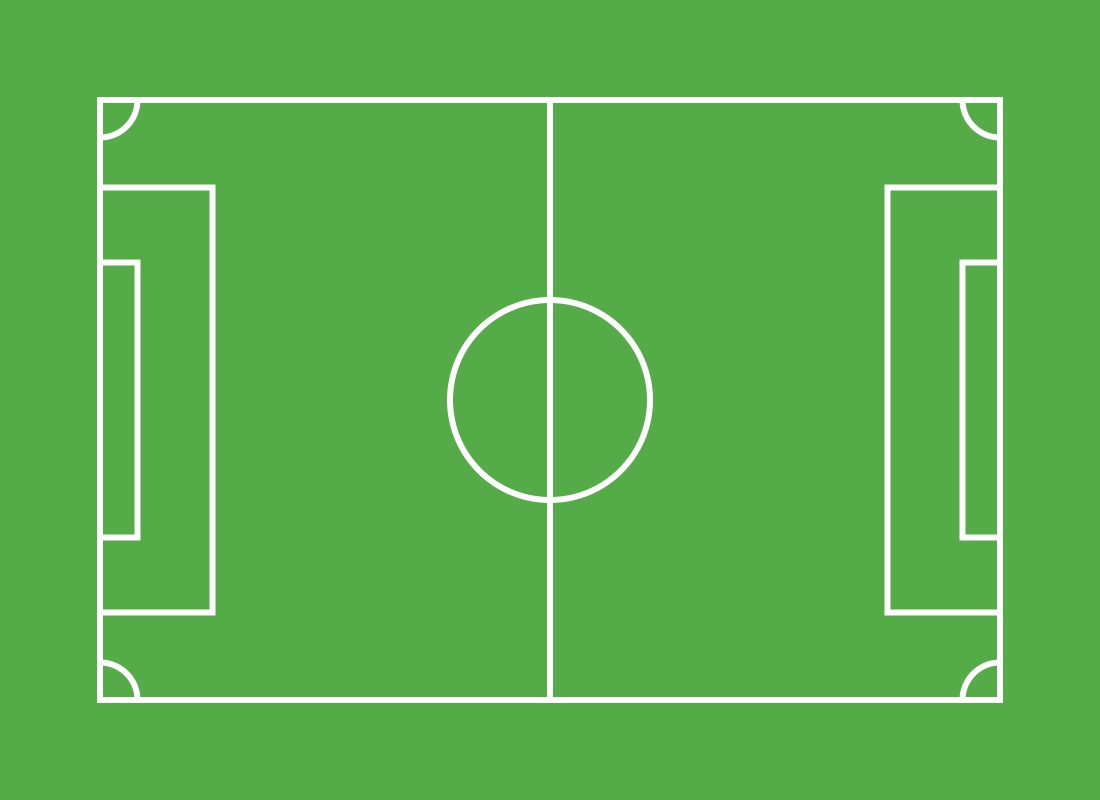
#> input picture reg/map_lapangan_gawangless.jpg, 1100 x 800 px
$ python draw.py   (older library calls are emulated)
#> lines starting #> are read from the running program, lines starting #| are printed output that depends on the picture; after the words box and inside, x2 and y2 are one past the last pixel; in counts of white or black regions, pixels touching at a corner belong together
import cv2
import numpy as np

bgr_map = cv2.imread("map_lapangan_gawangless.jpg")
#> bgr_map is the input picture: shape (800, 1100, 3); mean B, G, R 79.9, 174.5, 92.4
gray_map = cv2.cvtColor(bgr_map,cv2.COLOR_BGR2GRAY)
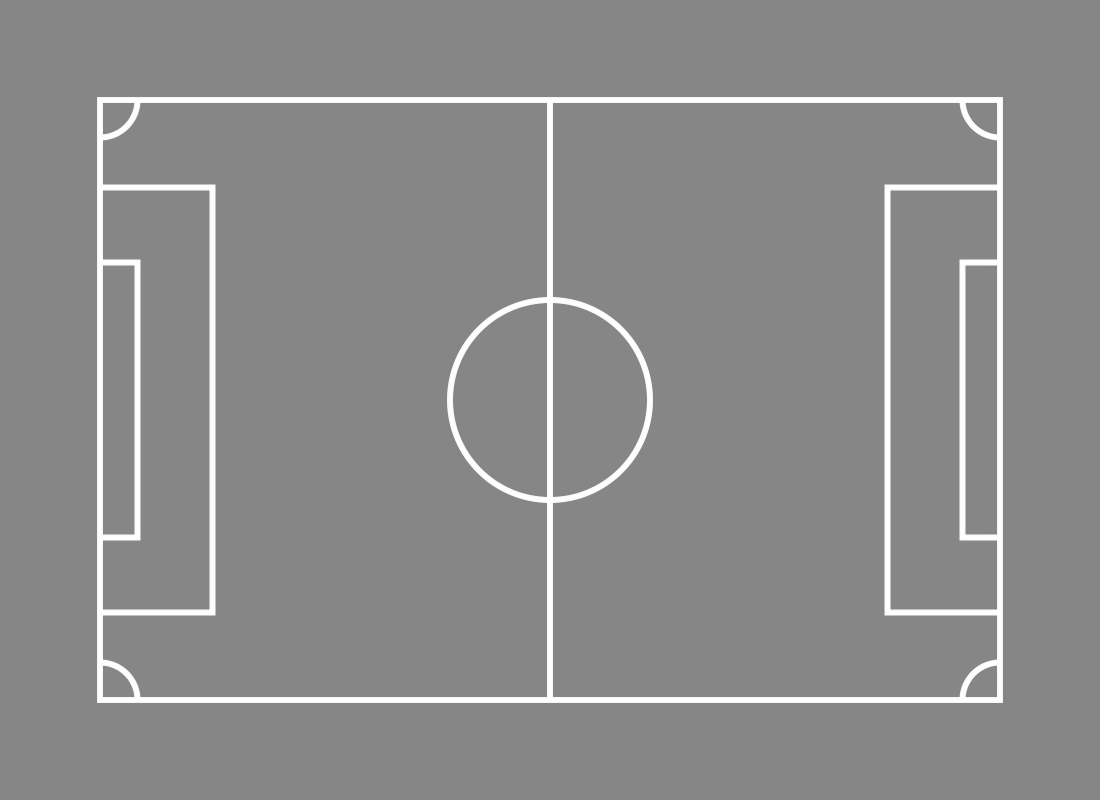
#> gray_map: shape (800, 1100); min 133, max 255, mean 139.1
ret, bin_map = cv2.threshold(gray_map, 200, 255, cv2.THRESH_BINARY)
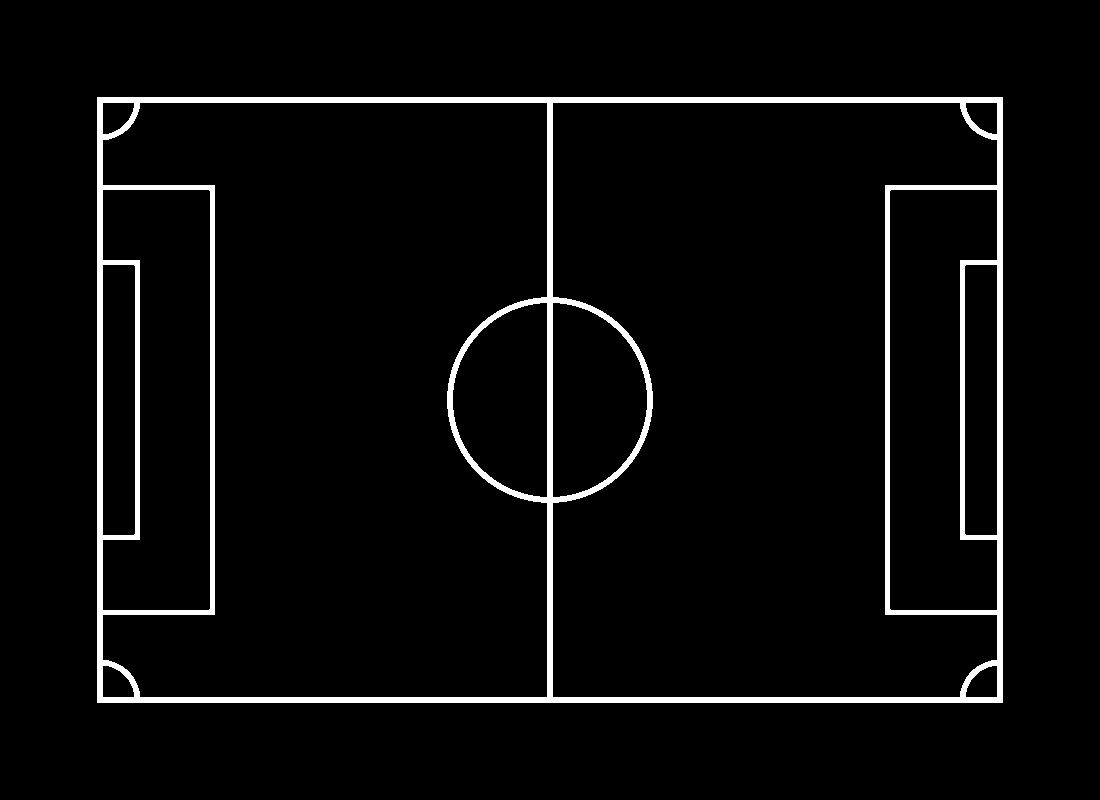
#> bin_map: shape (800, 1100); 4.1% white; 1 white region, box (x1, y1, x2, y2) and area: (97, 97, 1003, 703) 36334

kernel = np.ones((2,2), np.uint8)
# bin_map = cv2.dilate(bin_map, kernel, iterations=5)
bin_map = (255-bin_map)

dist = cv2.distanceTransform(bin_map, distanceType=cv2.DIST_L2, maskSize=3, dstType=cv2.CV_8U)
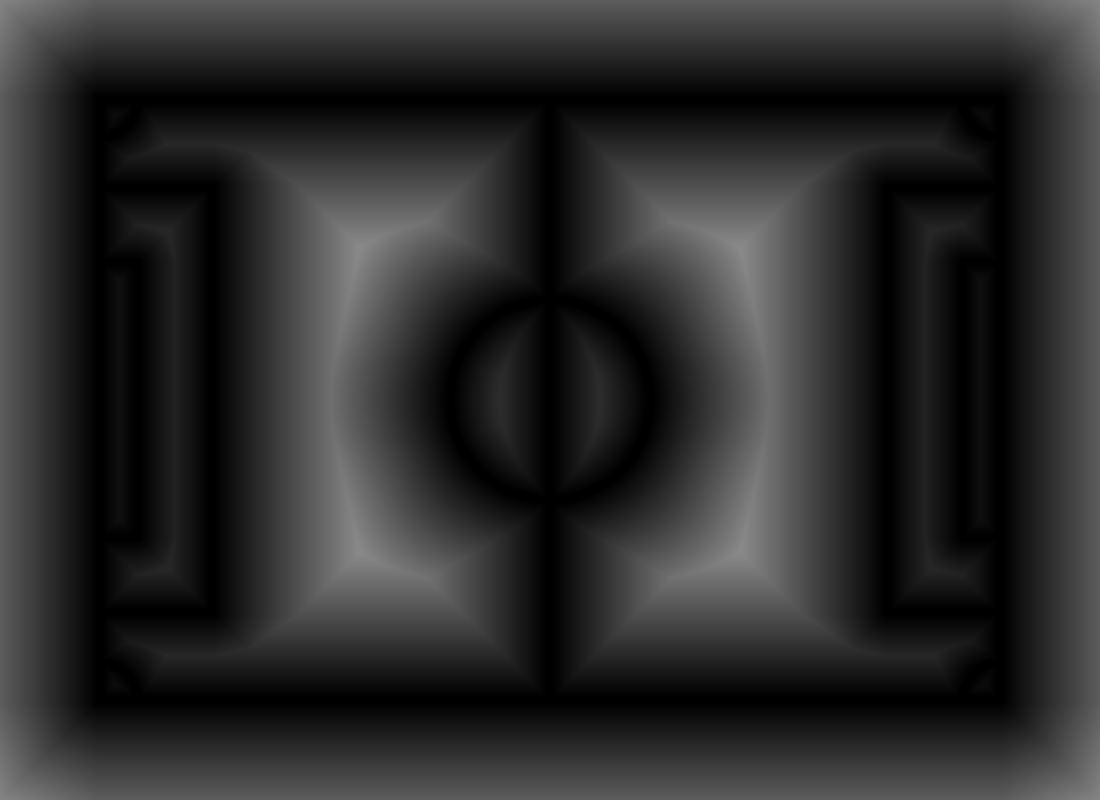
#> dist: shape (800, 1100) float32; min 0, max 138.5, mean 44.1
dist2 = cv2.normalize(dist, None, alpha=0, beta=255, norm_type=cv2.NORM_MINMAX, dtype=cv2.CV_8U)
##print(dist2.shape)
dist2 = 255-dist2
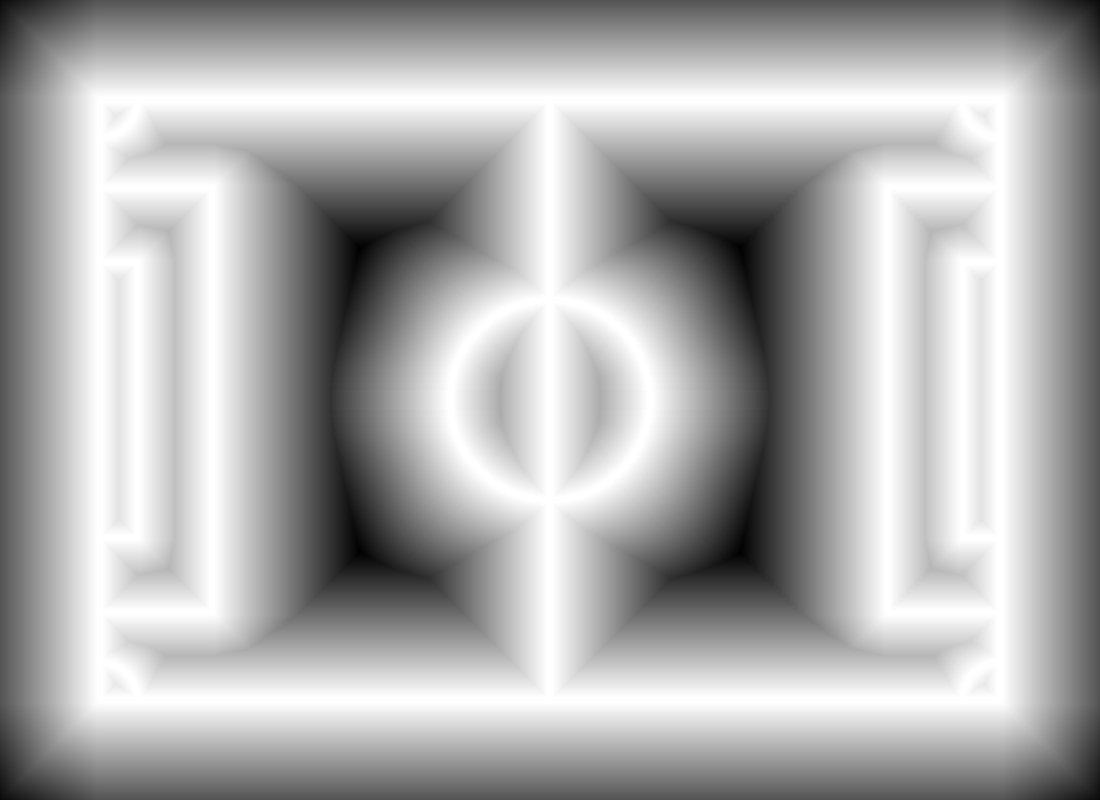
#> dist2: shape (800, 1100); min 0, max 255, mean 173.8
data_bin = dist2.flatten()
print(data_bin.dtype)
#| uint8
data_bin_dob = data_bin.astype(np.double)
print(data_bin_dob.dtype)
#| float64

file=open("error_gawangless.bin","wb")
array=bytearray(data_bin_dob)
file.write(array)
file.close()

# [9 lines of commented-out code are left out]

cv2.imshow('BGR MAP', bgr_map)
cv2.imshow('Gray MAP', gray_map)
cv2.imshow('BIN MAP', bin_map)
cv2.imshow('dist MAP', dist)
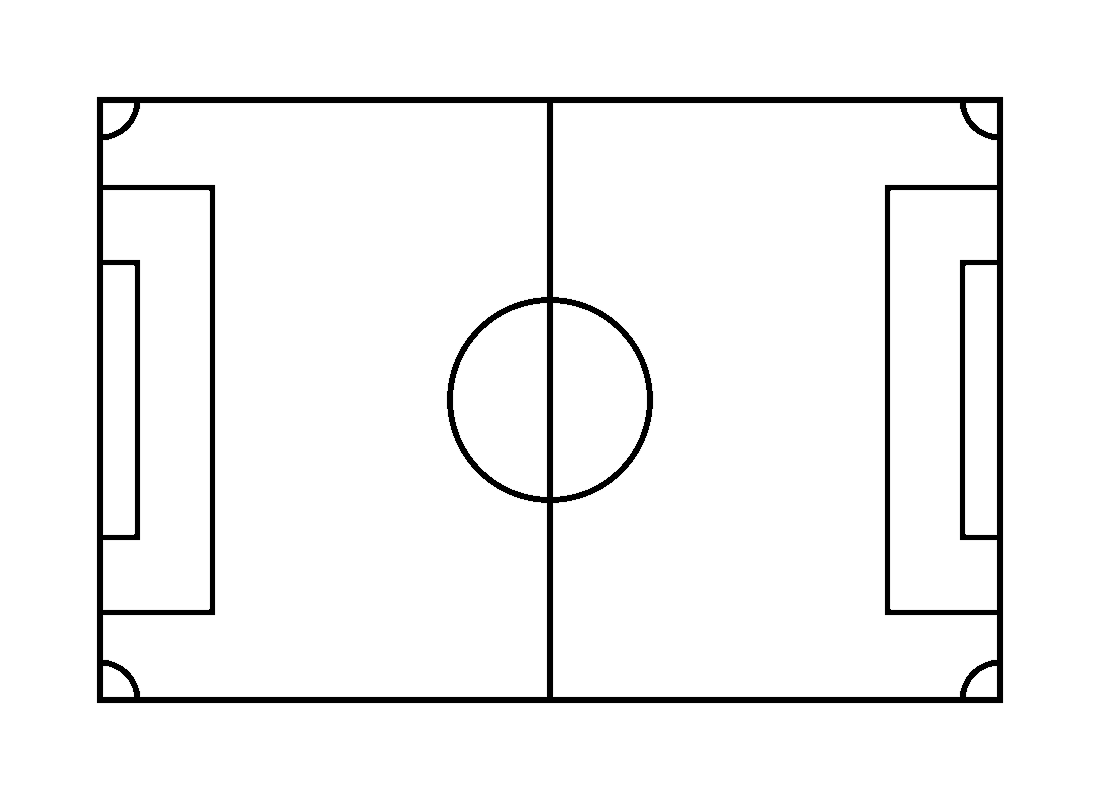
#> window 'dist MAP': shape (800, 1100); min 0, max 255, mean 244.3
cv2.imshow('dist2 MAP', dist2)


if cv2.waitKey(0) & 0xff == 27:
#> (key Esc is pressed here)
    cv2.destroyAllWindows()

$ run again, with reg/map_lapangan_rotate.jpg copied over reg/map_lapangan_gawangless.jpg
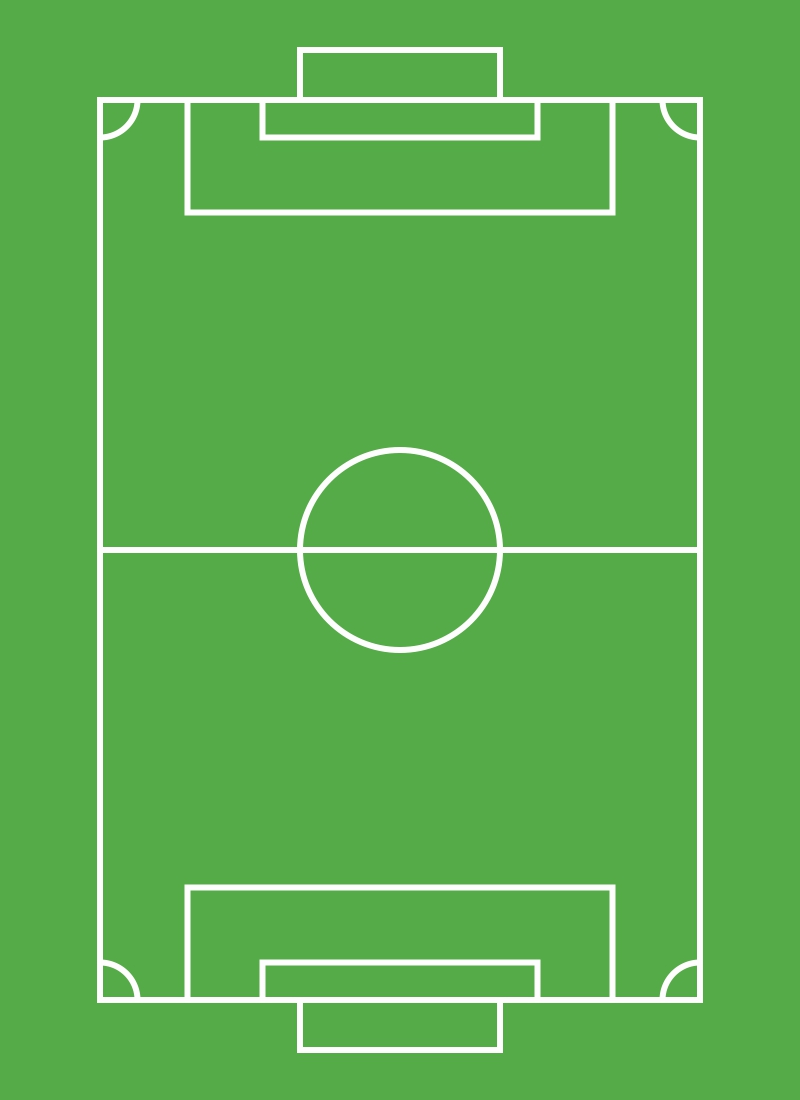
#> input picture reg/map_lapangan_rotate.jpg, 800 x 1100 px
#> bgr_map is the input picture: shape (1100, 800, 3); mean B, G, R 80.6, 174.8, 93
#> `ret, bin_map = cv2.threshold(gray_map, 200, 255, cv2.THRESH_BINARY)`:
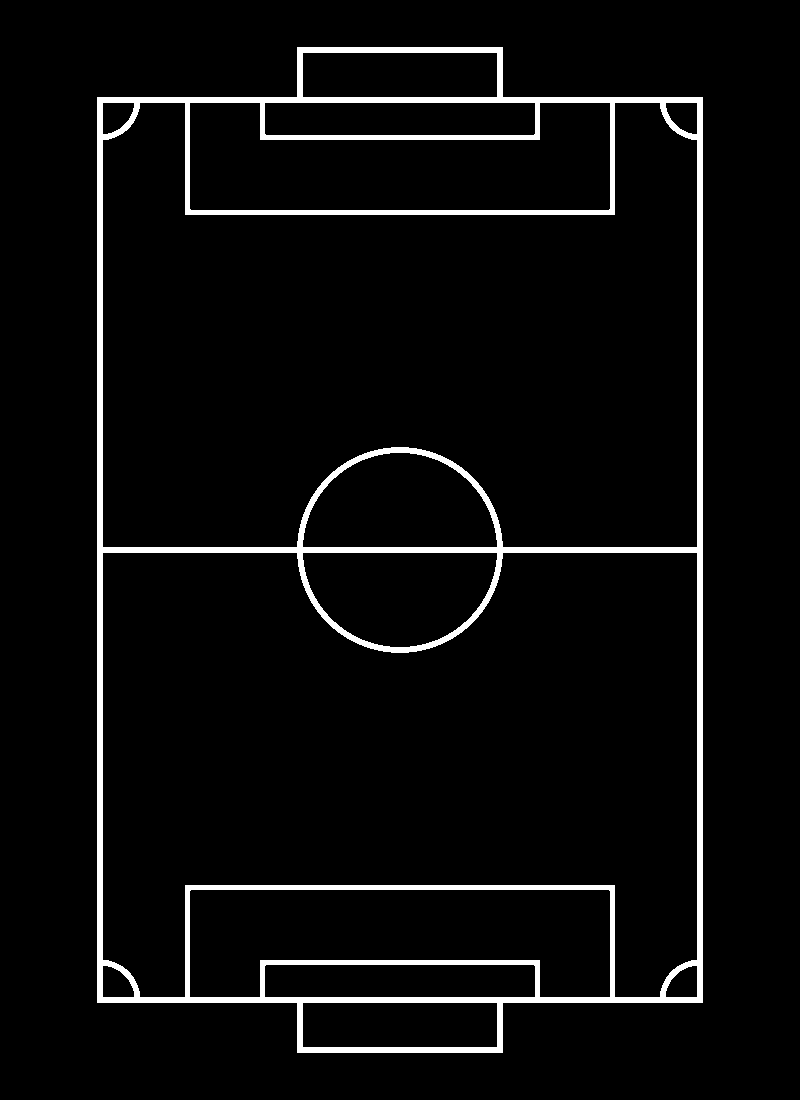
#> bin_map: shape (1100, 800); 4.5% white; 1 white region, box (x1, y1, x2, y2) and area: (97, 47, 703, 1053) 39862
#| uint8
#| float64
#> `cv2.imshow('dist MAP', dist)`:
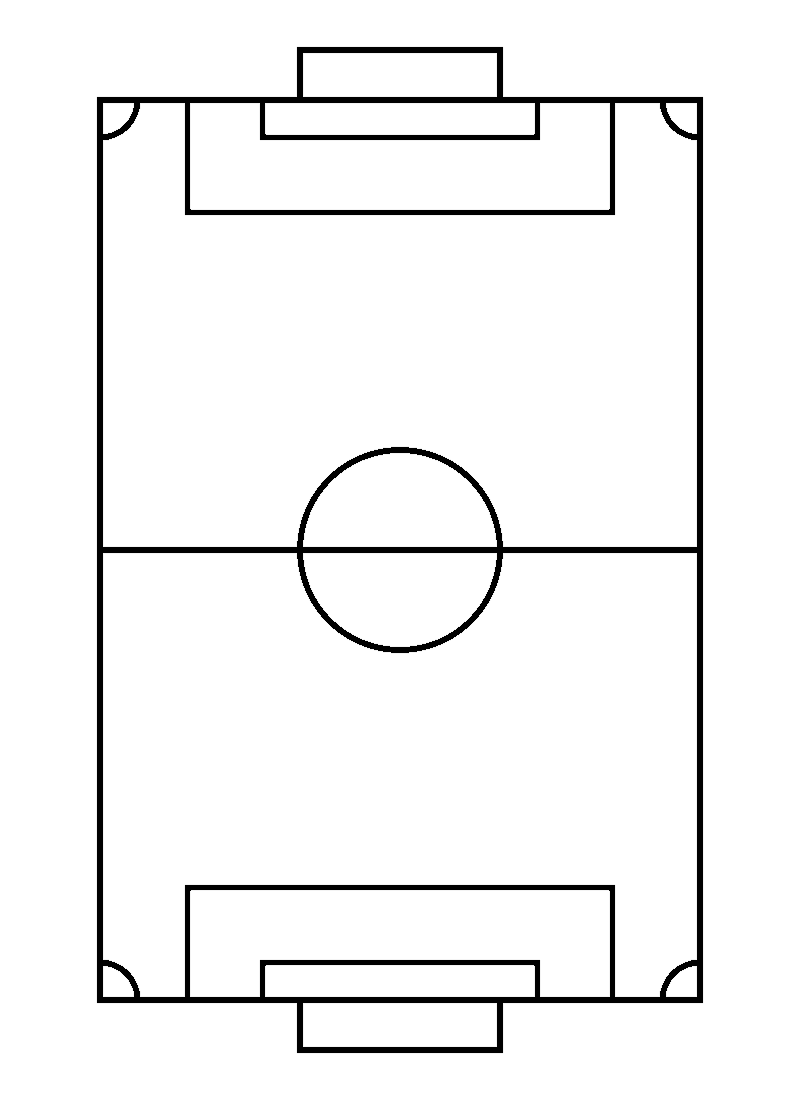
#> window 'dist MAP': shape (1100, 800); min 0, max 255, mean 243.3
